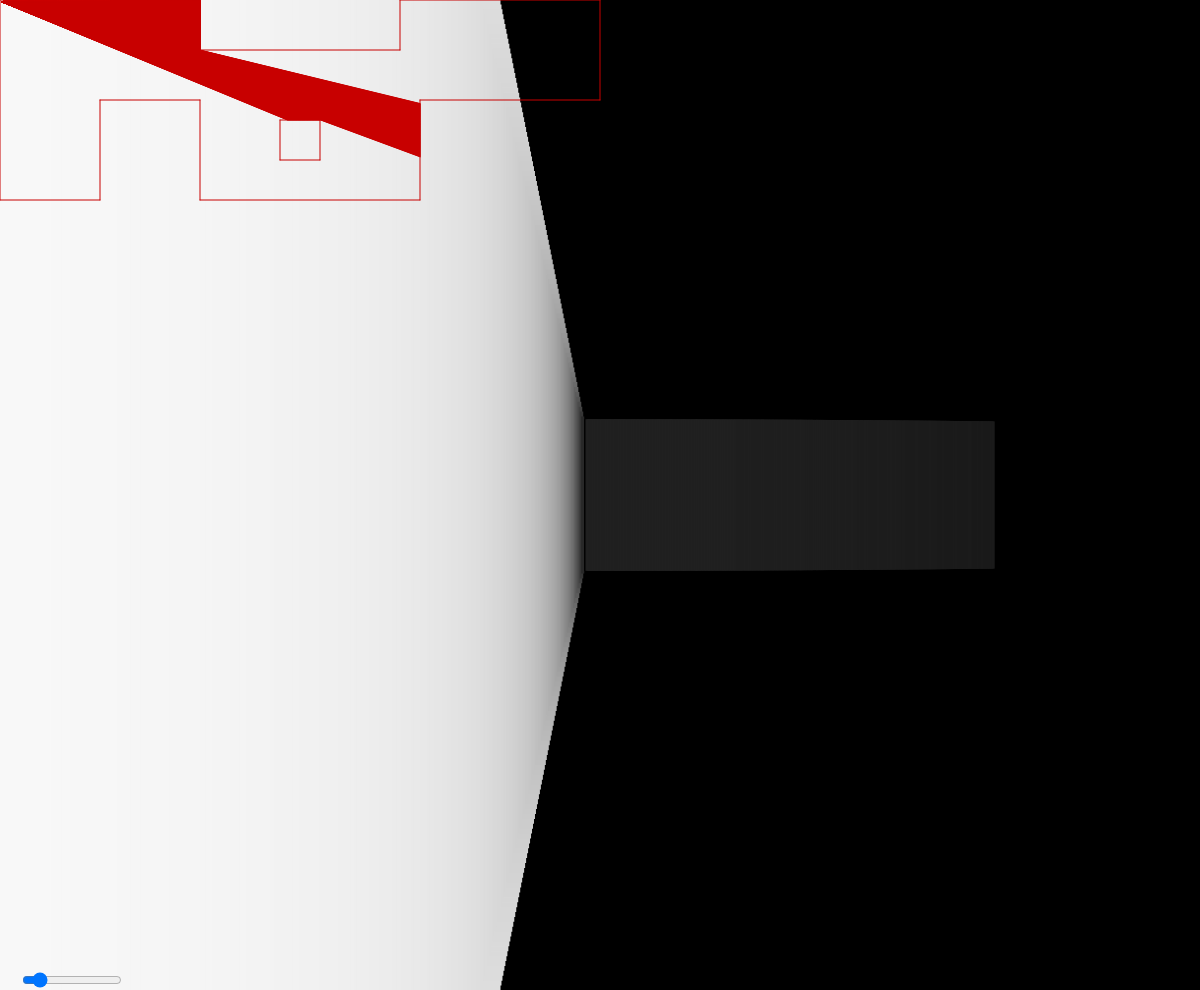
Frame 1 (no input)
Frame 60 (no input): identical to frame 1, image omitted
Frame 120 (the mouse pressed at the canvas centre since frame 60): identical to frame 1, image omitted

The p5.js sketch that drew this single still picture (run headless with seeded random() and noise() and a simulated clock; from frame 60 on, the mouse is pressed at the canvas centre):

// p5.js sketch
// ── sketch.js
// 04/01/2020 Lauro França
// Ray casting from the mouse position to all the wall lines

let map_walls=[];
let wall=[];
let light;

let background_color=0;
let n_rays=1200;
let fov=45;                           // FOV in degrees

let camera_mode="arrow";                      // "mouse" for mouse movement
                                              // "arrow" for arrow movements

let render_distance;                        // Used on the greyscaling in LED.render();

let slider;
let last_fov=fov;

let minimap_width=300;
let minimap_height=300;

function setup(){

  createCanvas(windowWidth,windowHeight-10);
  background(background_color);

  // ----------       -----------
  // |         |_____|          |
  // |     ____     _      -----
  // |    |    |   | |    |
  // -----     -----------

  // The map[] must contain the points of the vertices of every wall
  // in the for of [x1,y1,x2,y2]
  map_walls=[[0,0,1000,0],
       [1000,0,1000,250],
       [1000,250,2000,250],
       [2000,250,2000,0],
       [2000,0,3000,0],
       [3000,0,3000,500],
       [3000,500,2100,500],
       [2100,500,2100,1000],
       [2100,1000,1000,1000],
       [1000,1000,1000,500],
       [1000,500,500,500],
       [500,500,500,1000],
       [500,1000,0,1000],
       [0,1000,0,0],
       [1400,600,1600,600],
       [1600,600,1600,800],
       [1600,800,1400,800],
       [1400,800,1400,600]];

  for(let i=0;i<map_walls.length;i++){
    wall[i]=new Wall(map_walls[i][0],map_walls[i][1],map_walls[i][2],map_walls[i][3]);
  }

  light=new LED();

  // render_distancer=max(sqrt(width**2+height**2));
  render_distance=1000;

  slider = createSlider(1, 360, 45);
  slider.position(20, height-20);
  slider.style('width', '100px');

}

function draw(){

  last_fov=slider.value();
  if(last_fov!=fov){
    fov=last_fov;
    light.update_fov();
  }

  background(background_color);

  if (keyIsDown(87)) {
    key_pressed("w");
  }
  if (keyIsDown(83)) {
    key_pressed("s");
  }
  if (keyIsDown(65)) {
    key_pressed("a");
  }
  if (keyIsDown(68)) {
    key_pressed("d");
  }


  if(camera_mode=="arrow"){
    if(keyIsDown(LEFT_ARROW)){
      light.update_light_dir_arrow("l");
    }
    else if (keyIsDown(RIGHT_ARROW)) {
      light.update_light_dir_arrow("r");
    }
  }
  else if (camera_mode=="mouse") {
    light_update=light.update_light_dir();
  }


  for(let i=0;i<wall.length;i++){
    light.collision(wall[i],i);
  }

  light.render();
  light.render_minimap(wall);

  light.reset();

}

function key_pressed(key) {
  let step=5;
  let index=floor(light.ray.length/2)+1;            //Index of the central position of light.ray

  let angle_between=light.ray[index].heading();
  let vec;

  switch (key) {
    case 'w':
      light.pos.x+=step*light.ray[index].x;
      light.pos.y+=step*light.ray[index].y;
      break;
    case 's':
      light.pos.x+=-step*light.ray[index].x;
      light.pos.y+=-step*light.ray[index].y;
      break;
    case 'a':
      angle=angle_between+radians(90);
      vec=p5.Vector.fromAngle(angle,1);
      light.pos.x+=-step*vec.x;
      light.pos.y+=-step*vec.y;
      break;
    case 'd':
      angle=angle_between-radians(90);
      vec=p5.Vector.fromAngle(angle,1);
      light.pos.x+=-step*vec.x;
      light.pos.y+=-step*vec.y;
      break;
  }

}

// ── Boundary.js
class Wall{

  constructor(x1,y1,x2,y2){
    this.v1_pos=createVector(x1,y1);
    this.v2_pos=createVector(x2,y2);

  }

  render(){
    push();
    stroke(200,100,0);
    strokeWeight(2);
    line(this.v1_pos.x,this.v1_pos.y,this.v2_pos.x,this.v2_pos.y);
    pop();
  }

}

// ── LED.js
class LED{

  constructor(){
    // (x3,y3)=(this.pos.x,this.pos.y)
    // (x4,y4)=(this.ray[i].x+this.pos.x,this.ray[i].y+this.pos.y)
    this.pos=createVector(10,10);

    this.ray=[];
    this.angles=[];                   //Information on all the angles of the rays
    this.delta_ang=radians(fov/n_rays);

    for(let a=-radians(fov/2);a<=(radians(fov/2));a+=this.delta_ang){
      this.angles.push(a);
      this.ray.push(p5.Vector.fromAngle(a,1));
    }

    this.point=[];                   //Contains all the intersection points. 1 for each ray
    for(let i=0;i<=n_rays;i++){
      this.point[i]=createVector(Infinity,Infinity);
    }

    this.distance=[];               //Contains the distance from the light source and the respectivepoint
    this.which=[];                  //this.which contains the Information on which wall it hit
    for(let i=0;i<this.point.length;i++){
      this.distance[i]=null;
      this.which[i]=null;
    }

    this.d_ang=0;                   //Keep track of the angles on arrow update rectMode
                                    // See update_light_dir_arrow for more

  }

  update_fov(){

    let angles_temp=[];
    let ray_temp=[];

    this.delta_ang=radians(fov/n_rays);

    for(let a=-radians(fov/2);a<=(radians(fov/2));a+=this.delta_ang){
      angles_temp.push(a);
    }

    for(let i=0;i<this.angles.length;i++){
      this.angles[i]=angles_temp[i];
    }

    for(let a=(-radians(fov/2)+this.d_ang);a<=(radians(fov/2)+this.d_ang+0.01);a+=this.delta_ang){
      ray_temp.push(p5.Vector.fromAngle(a,1));
    }

    for(let i=0;i<this.ray.length;i++){
      this.ray[i]=ray_temp[i];
    }

  }

  reset(){
    for(let i=0;i<=n_rays;i++){
      this.point[i]=createVector(Infinity,Infinity);
    }
  }


  // Updates with mouse
  update_light_dir(){
    let d=mouseX-width/2;              //Distance from the center of the screen
    let sens=150;                         //Sensibility of the mouse
    let d_ang=d/sens;

    let ray_temp=[];
    for(let a=(-radians(fov/2)+d_ang);a<=(radians(fov/2)+d_ang+0.01);a+=this.delta_ang){
      ray_temp.push(p5.Vector.fromAngle(a,1));
    }

    for(let i=0;i<this.ray.length;i++){
      this.ray[i]=ray_temp[i];
    }

  }


  // Updates with arrows
  update_light_dir_arrow(key){

    let d=radians(2);

    if(key=="l"){
      d*=(-1);
    }

    this.d_ang+=d;

    let ray_temp=[];
    for(let a=(-radians(fov/2)+this.d_ang);a<=(radians(fov/2)+this.d_ang+0.01);a+=this.delta_ang){
      ray_temp.push(p5.Vector.fromAngle(a,1));
    }

    for(let i=0;i<this.ray.length;i++){
      this.ray[i]=ray_temp[i];
    }

  }


  // Will receive a vector containing all of the boundaries
  collision(bound,index){

    let den;
    let num_t;
    let num_u;
    let t;
    let u;

    let x1=bound.v1_pos.x;
    let y1=bound.v1_pos.y;
    let x2=bound.v2_pos.x;
    let y2=bound.v2_pos.y;

    let x3=this.pos.x;
    let y3=this.pos.y;


    for(let i=0;i<this.ray.length;i++){

      let x4=this.ray[i].x+this.pos.x;
      let y4=this.ray[i].y+this.pos.y;

      den=(x1-x2)*(y3-y4)-(y1-y2)*(x3-x4);
      num_t=(x1-x3)*(y3-y4)-(y1-y3)*(x3-x4);
      num_u=(x1-x2)*(y1-y3)-(y1-y2)*(x1-x3);
      t=num_t/den;
      u=-num_u/den;

      if(t>=0 && t<=1 && u>=0){
        // The point collides
        let p_temp=createVector(x1+t*(x2-x1),y1+t*(y2-y1));

        if(p5.Vector.dist(this.pos, p_temp)<p5.Vector.dist(this.pos, this.point[i])){
          this.point[i]=p_temp.copy();
          this.distance[i]=(p5.Vector.dist(this.pos, p_temp));
          this.which[i]=index;
        }

      }

    }

  }

  // Main function on this project
  // the fov parameter will account for the whole screen
  // Will use this.angless: account for the angles
  // Will use this.distance: account for the distances from source to points
  render(bound){

    rectMode(CENTER);
    let w=map(n_rays,0,1500,100,0);     //width wall
    let h=1000;                         //height wall

    let n_skips=null;
    let count=0;
    let changes_wall=false;

    let last_x;
    let last_width;

    let please_render=true;

    push();
    noStroke();

    for(let i=0;i<this.angles.length;i++){
      let f=map(this.distance[i],0,render_distance,255,30);

      please_render=true
      if(f<background_color){
        please_render=false;
      }

      if(please_render){
        fill(f);
        let x=map(this.angles[i],-radians(fov/2),radians(fov/2),-50,width+50);                      //percentage of the width that represents x
        let w_dist=150/this.distance[i];                                        //The effect of the distance into the size

        if(i>0 && this.which[i]!=this.which[i-1]){
          // CHANGES WALLS
          changes_wall=true;
          if(i<(this.angles.length-1)){
            n_skips=(last_width-w*w_dist/2)/(map(this.angles[i+1],-radians(fov/2),radians(fov/2),-50,width+50)-(x));
          }
        }
        else if (changes_wall==false) {
          last_x=x;
          last_width=w*w_dist;
        }

        if(changes_wall==false){
          rect(x,height/2,w*w_dist,h*w_dist);
        }

        if(changes_wall && count<n_skips){
          count++;
        }
        else if(changes_wall==true){
          push();
          fill(background_color);
          rect(x,height/2,w*w_dist,h*w_dist);
          changes_wall=false;
          count=0;
          pop();
        }
      }

    }

    pop();

  }

  render_minimap(bound){

    let w=width/5;
    let h=height/5;

    push();

    stroke(200,0,0);

    // Renders player as a point
    let x_p=map(this.pos.x,0,width,0,w);
    let y_p=map(this.pos.y,0,height,0,h);
    // let x_p=map(this.pos.x,0,width,0,minimap_width);
    // let y_p=map(this.pos.y,0,height,0,minimap_height);
    point(x_p,y_p);

    // Render the boundaries
    for(let i=0;i<bound.length;i++){
      let x1=map(bound[i].v1_pos.x,0,width,0,w);
      let y1=map(bound[i].v1_pos.y,0,height,0,h);
      let x2=map(bound[i].v2_pos.x,0,width,0,w);
      let y2=map(bound[i].v2_pos.y,0,height,0,h);
      line(x1,y1,x2,y2);
    }

    // Renders the rays
    for(let i=0;i<this.point.length;i++){
      let x_ps=map(this.point[i].x,0,width,0,w);
      let y_ps=map(this.point[i].y,0,height,0,h);
      line(x_p,y_p,x_ps,y_ps);
    }

    pop();

  }

}

// ── Projectile.js
class Projectile{

  constructor(pos,dir){
    let size=50;              //Size of the particle
    let far=50;               //How far from player it will be initialized

    this.v1_pos=p5.Vector.fromAngle(dir-radians(90),1);
    this.v2_pos=p5.Vector.fromAngle(dir+radians(90),1);

  }

  // render(){
  //
  //
  //
  // }


}

// ── updates.js
function update_jump(l){
  l.vy-=l.g;
  l.y+=l.vy;

  if(l.y<=height/2){
    l.y=height/2;
    l.is_jumping=false;
  }

}

function update_fov(l,fov){

  let angles_temp=[];
  let ray_temp=[];

  l.delta_ang=radians(fov/n_rays);

  for(let a=-radians(fov/2);a<=(radians(fov/2));a+=l.delta_ang){
    angles_temp.push(a);
  }

  for(let i=0;i<l.angles.length;i++){
    l.angles[i]=angles_temp[i];
  }


  for(let a=(-radians(fov/2)+l.d_ang);a<=(radians(fov/2)+l.d_ang+0.01);a+=l.delta_ang){
    ray_temp.push(p5.Vector.fromAngle(a,1));
  }

  for(let i=0;i<l.ray.length;i++){
    l.ray[i]=ray_temp[i];
  }

  let ray_player_collision_temp=[];
  let count=0;
  for(let a=l.d_ang;a<(l.d_ang+radians(360)-0.01);a+=radians(360/l.n_player_collision)){
    ray_player_collision_temp.push(p5.Vector.fromAngle(a,1));
    ray_player_collision_temp[count].z=a;
    l.ray_player_collision[count]=ray_player_collision_temp[count];
    count++;
  }

}

// This algorithm bases itself on minimum distances
// It needs to reset those in order to determine the minimum for that set of variables
function reset(l){

  for(let i=0;i<=l.ray.length;i++){
    l.point[i]=createVector(Infinity,Infinity);
  }

  for(let i=0;i<l.point_player_collision.length;i++){
    l.point_player_collision[i]=createVector(Infinity,Infinity);
    l.distance_player_collision[i]=null;
  }

  l.able_move=[true,true,true,true];

}

// Updates with mouse
function update_light_dir(l){

  let d=mouseX-width/2;              //Distance from the center of the screen
  let sens=800;                      //Sensibility of the mouse
  l.d_ang=d/sens;


  let ray_temp=[];
  for(let a=(-radians(fov/2)+l.d_ang);a<=(radians(fov/2)+l.d_ang+0.01);a+=l.delta_ang){
    ray_temp.push(p5.Vector.fromAngle(a,1));
  }

  for(let i=0;i<l.ray.length;i++){
    l.ray[i]=ray_temp[i];
  }

  let ray_player_collision_temp=[];
  let count=0;
  for(let a=l.d_ang;a<(l.d_ang+radians(360)-0.01);a+=radians(360/l.n_player_collision)){
    ray_player_collision_temp.push(p5.Vector.fromAngle(a,1));
    ray_player_collision_temp[count].z=a;
    l.ray_player_collision[count]=ray_player_collision_temp[count];
    count++;
  }

}


// Updates with arrows
function update_light_dir_arrow(l,key){

  let d=radians(2);

  if(key=="l"){
    d*=(-1);
  }

  l.d_ang+=d;

  let ray_temp=[];
  for(let a=(l.d_ang-radians(fov/2));a<=(l.d_ang+radians(fov/2)+0.01);a+=l.delta_ang){
    ray_temp.push(p5.Vector.fromAngle(a,1));
  }

  for(let i=0;i<l.ray.length;i++){
    l.ray[i]=ray_temp[i];
  }

  let ray_player_collision_temp=[];
  let count=0;
  for(let a=l.d_ang;a<(l.d_ang+radians(360)-0.01);a+=radians(360/l.n_player_collision)){
    ray_player_collision_temp.push(p5.Vector.fromAngle(a,1));
    ray_player_collision_temp[count].z=a;
    l.ray_player_collision[count]=ray_player_collision_temp[count];
    count++;
  }

}
